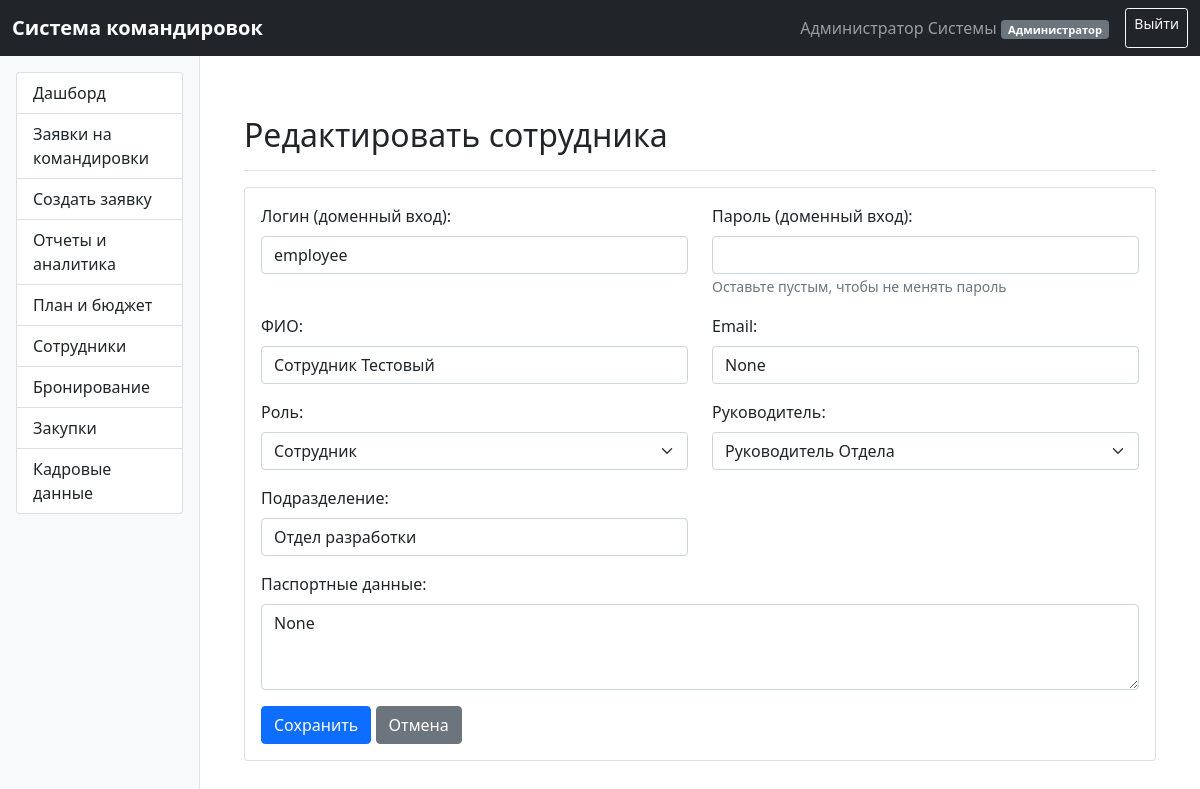
The page /employees/4/edit (signed in) on the database its author committed.
### app.py (models this page shows)
class User(db.Model):
    __tablename__ = 'user'
    id = db.Column(db.Integer, primary_key=True)
    username = db.Column(db.String(80), unique=True, nullable=False)
    password_hash = db.Column(db.String(120), nullable=False)
    full_name = db.Column(db.String(100), nullable=False)
    role = db.Column(db.String(10), nullable=False)  # A, B (Безопасность), BU (Бухгалтерия), GR, R, S, K, TK, Z
    manager_id = db.Column(db.Integer, db.ForeignKey('user.id'), nullable=True)
    passport_data = db.Column(db.Text)
    department = db.Column(db.String(100))
    manager = db.relationship('User', remote_side=[id], backref='subordinates')
    created_trips = db.relationship('BusinessTrip', backref='employee', foreign_keys='BusinessTrip.employee_id')
    managed_trips = db.relationship('BusinessTrip', backref='manager_rel', foreign_keys='BusinessTrip.manager_id')
    email = db.Column(db.String(100))  # Email для уведомлений

### app.py (the view, shortened to what this page needs)
@app.route('/employees/<int:employee_id>/edit', methods=['GET', 'POST'])
@login_required
@role_required(['A'])  # Только Администратор может редактировать
def edit_employee(employee_id):
    employee = User.query.get_or_404(employee_id)
    managers = User.query.filter(User.role.in_(['R', 'GR'])).all()
    return render_template('employee_form.html', user=employee, managers=managers,
                           roles=['A', 'B', 'BU', 'GR', 'R', 'S', 'K', 'TK', 'Z'])

### app.py (called while the page is built)
def login_required(f):
    @wraps(f)
    def decorated_function(*args, **kwargs):
        if 'user_id' not in session:
            return redirect(url_for('login'))
        return f(*args, **kwargs)
    return decorated_function

def role_required(roles):
    def decorator(f):
        @wraps(f)
        def decorated_function(*args, **kwargs):
            if 'user_id' not in session:
                return redirect(url_for('login'))
            user = User.query.get(session['user_id'])
            if user.role not in roles:
                flash('Недостаточно прав для доступа к этой странице', 'error')
                return redirect(url_for('dashboard'))
            return f(*args, **kwargs)
        return decorated_function
    return decorator

### templates/employee_form.html (shortened to what this page needs)
{% extends "base.html" %}
{% block content %}
    <div class="d-flex justify-content-between flex-wrap flex-md-nowrap align-items-center pt-3 pb-2 mb-3 border-bottom">
        <h1 class="h2">{% if user %}Редактировать сотрудника{% else %}Создать сотрудника{% endif %}</h1>
    </div>
    <div class="card">
        <div class="card-body">
            <form method="POST">
                <div class="row mb-3">
                    <div class="col-md-6">
                        <label for="username" class="form-label">Логин (доменный вход):</label>
                        <input type="text" class="form-control" id="username" name="username"
                               value="{{ user.username if user else '' }}" required>
                    </div>
                    <div class="col-md-6">
                        <label for="password" class="form-label">Пароль (доменный вход):</label>
                        <input type="password" class="form-control" id="password" name="password"
                               {% if not user %}required{% endif %}>
                        {% if user %}
                            <small class="form-text text-muted">Оставьте пустым, чтобы не менять пароль</small>
                        {% endif %}
                    </div>
                </div>
                <div class="row mb-3">
                    <div class="col-md-6">
                        <label for="full_name" class="form-label">ФИО:</label>
                        <input type="text" class="form-control" id="full_name" name="full_name"
                               value="{{ user.full_name if user else '' }}" required>
                    </div>
                    <div class="col-md-6">
                        <label for="email" class="form-label">Email:</label>
                        <input type="email" class="form-control" id="email" name="email"
                               value="{{ user.email if user else '' }}">
                    </div>
                </div>
                <div class="row mb-3">
                    <div class="col-md-6">
                        <label for="role" class="form-label">Роль:</label>
                        <select class="form-select" id="role" name="role" required>
                            {% for role in roles %}
                                <option value="{{ role }}" {% if user and user.role == role %}selected{% endif %}>
                                    {% if role == 'A' %}Администратор
                                    {% elif role == 'B' %}Безопасность
                                    {% elif role == 'BU' %}Бухгалтерия
                                    {% elif role == 'GR' %}Главный руководитель
                                    {% elif role == 'R' %}Руководитель
                                    {% elif role == 'S' %}Сотрудник
                                    {% elif role == 'K' %}Кадры
                                    {% elif role == 'TK' %}Travel-координатор
                                    {% elif role == 'Z' %}Закупки
                                    {% else %}{{ role }}{% endif %}
                                </option>
                            {% endfor %}
                        </select>
                    </div>
                    <div class="col-md-6">
                        <label for="manager_id" class="form-label">Руководитель:</label>
                        <select class="form-select" id="manager_id" name="manager_id">
                            {% for manager in managers %}
                                <option value="{{ manager.id }}"
                                        {% if user and user.manager_id == manager.id %}selected{% endif %}>
                                    {{ manager.full_name }}
                                </option>
                            {% endfor %}
                        </select>
                    </div>
                </div>
                <div class="row mb-3">
                    <div class="col-md-6">
                        <label for="department" class="form-label">Подразделение:</label>
                        <input type="text" class="form-control" id="department" name="department"
                               value="{{ user.department if user else '' }}">
                    </div>
                </div>
                <div class="row mb-3">
                    <div class="col-md-12">
                        <label for="passport_data" class="form-label">Паспортные данные:</label>
                        <textarea class="form-control" id="passport_data" name="passport_data"
                                  rows="3">{{ user.passport_data if user else '' }}</textarea>
                    </div>
                </div>
                <button type="submit" class="btn btn-primary">{% if user %}Сохранить{% else %}
                    Создать{% endif %}</button>
                <a href="{{ url_for('employees') }}" class="btn btn-secondary">Отмена</a>
            </form>
        </div>
    </div>
{% endblock %}

### templates/base.html (shortened to what this page needs)
<!DOCTYPE html>
<html lang="ru">
<head>
    <link href="https://cdn.jsdelivr.net/npm/bootstrap@5.1.3/dist/css/bootstrap.min.css" rel="stylesheet">
</head>
<body>
<nav class="navbar navbar-expand-lg navbar-dark bg-dark">
    <div class="container-fluid">
        <a class="navbar-brand" href="{{ url_for('dashboard') }}">Система командировок</a>
        {% if session.user_id %}
            <div class="navbar-nav ms-auto">
                <span class="navbar-text me-3">
                    {{ session.full_name }} <span class="badge bg-secondary role-badge">
                        {% if session.role == 'A' %}Администратор
                        {% elif session.role == 'B' %}Безопасность
                        {% elif session.role == 'BU' %}Бухгалтерия
                        {% elif session.role == 'GR' %}Главный руководитель
                        {% elif session.role == 'R' %}Руководитель
                        {% elif session.role == 'S' %}Сотрудник
                        {% elif session.role == 'K' %}Кадры
                        {% elif session.role == 'TK' %}Travel-координатор
                        {% elif session.role == 'Z' %}Закупки
                        {% else %}{{ session.role }}{% endif %}
                    </span>
                </span>
                <a class="btn btn-outline-light btn-sm" href="{{ url_for('logout') }}">Выйти</a>
            </div>
        {% endif %}
    </div>
</nav>
<div class="container-fluid">
    <div class="row">
        {% if session.user_id %}
            <div class="col-md-2 sidebar p-3">
                <div class="list-group">
                    <a href="{{ url_for('dashboard') }}"
                       class="list-group-item list-group-item-action {% if request.endpoint == 'dashboard' %}active{% endif %}">
                        Дашборд
                    </a>
                    <a href="{{ url_for('trips') }}"
                       class="list-group-item list-group-item-action {% if request.endpoint == 'trips' %}active{% endif %}">
                        Заявки на командировки
                    </a>
                    {% if session.role in ['A', 'GR', 'R', 'S'] %}
                        <a href="{{ url_for('create_trip') }}"
                           class="list-group-item list-group-item-action {% if request.endpoint == 'create_trip' %}active{% endif %}">
                            Создать заявку
                        </a>
                    {% endif %}
                    {% if session.role in ['A', 'B', 'BU', 'GR', 'R', 'S', 'TK', 'Z'] %}
                        <a href="{{ url_for('reports') }}"
                           class="list-group-item list-group-item-action {% if request.endpoint == 'reports' %}active{% endif %}">
                            Отчеты и аналитика
                        </a>
                    {% endif %}
                    {% if session.role in ['A', 'B', 'BU', 'GR', 'R', 'S'] %}
                        <a href="{{ url_for('planning') }}"
                           class="list-group-item list-group-item-action {% if request.endpoint == 'planning' %}active{% endif %}">
                            План и бюджет
                        </a>
                    {% endif %}
                    {% if session.role in ['A', 'B'] %}
                        <a href="{{ url_for('employees') }}"
                           class="list-group-item list-group-item-action {% if request.endpoint == 'employees' %}active{% endif %}">
                            Сотрудники
                        </a>
                    {% endif %}
                    {% if session.role in ['A', 'TK'] %}
                        <a href="#" class="list-group-item list-group-item-action">
                            Бронирование
                        </a>
                    {% endif %}
                    {% if session.role in ['A', 'Z'] %}
                        <a href="#" class="list-group-item list-group-item-action">
                            Закупки
                        </a>
                    {% endif %}
                    {% if session.role in ['A', 'K'] %}
                        <a href="#" class="list-group-item list-group-item-action">
                            Кадровые данные
                        </a>
                    {% endif %}
                </div>
            </div>
        {% endif %}
        <div class="{% if session.user_id %}col-md-10 main-content{% else %}col-12{% endif %}">
            <div class="container mt-4">
                {% block content %}{% endblock %}
            </div>
        </div>
    </div>
</div>
</body>
</html>

### templates/base.html (style rules this page uses)
.sidebar { min-height: calc(100vh - 56px); background-color: #f8f9fa; border-right: 1px solid #dee2e6; }
.navbar-brand { font-weight: bold; }
.role-badge { font-size: 0.7em; vertical-align: middle; }
.main-content { padding: 20px; }

### rows shown on the page
User: full_name "Администратор Системы"
User: username "employee", full_name "Сотрудник Тестовый", email "None", role "Сотрудник", manager_id "Руководитель Отдела", department "Отдел разработки", passport_data "None"
